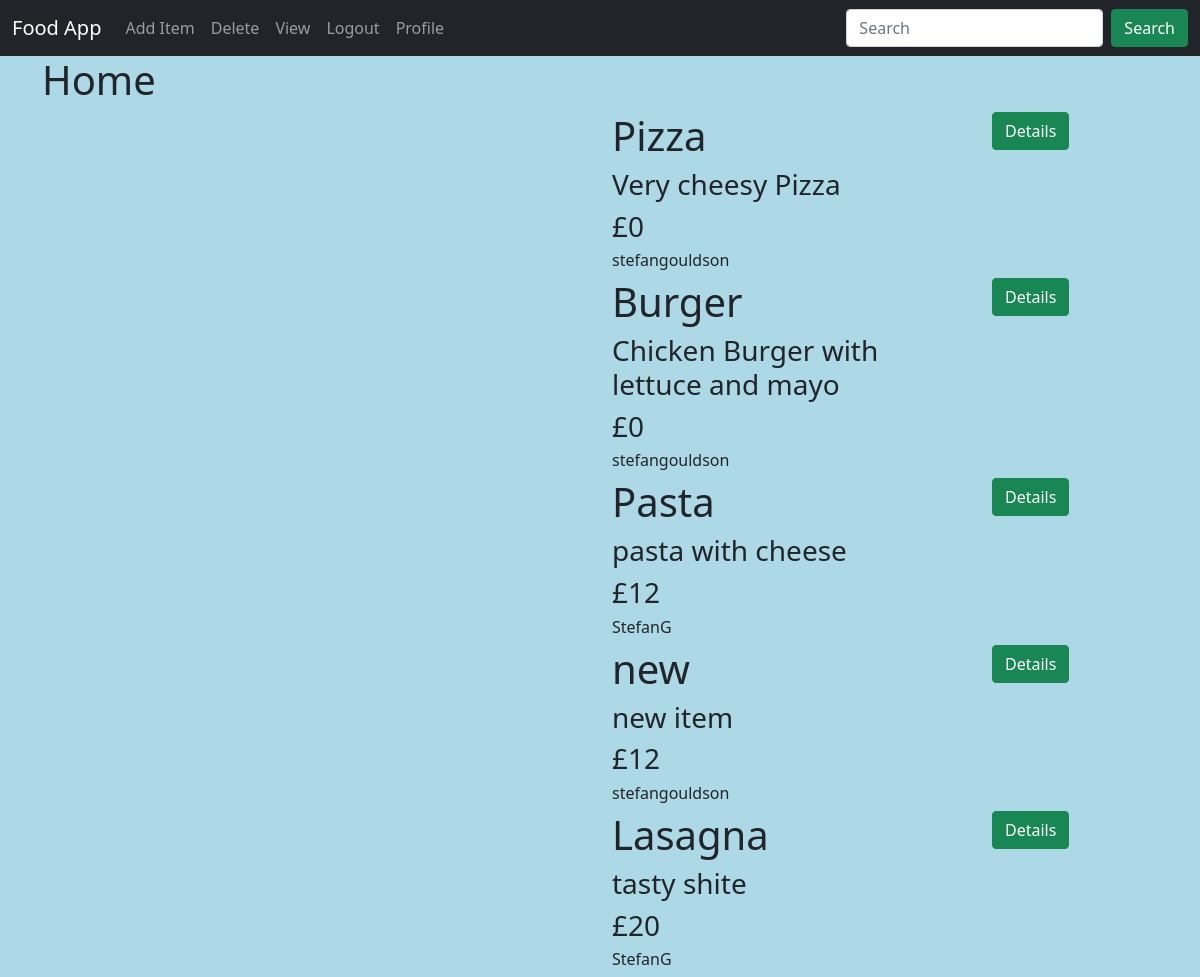
Page /food/ (signed in) on the committed database.
### food/models.py (models this page shows, shortened)
class Item(models.Model):
    user_name = models.ForeignKey(User, on_delete=models.CASCADE, default=1)
    item_name = models.CharField(max_length=200)
    item_desc = models.CharField(max_length=200)
    item_price = models.IntegerField()
    item_image = models.CharField(max_length=500, default="https://platerate.com/images/tempfoodnotext.png")

### food/views.py (the view)
# urls.py: path('', views.IndexClassView.as_view(), name='index'),
class IndexClassView(ListView):
    model = Item
    template_name = 'food/index.html'
    context_object_name = 'item_list'

### food/templates/food/index.html (shortened to what this page needs)
{% extends 'food/base.html' %}
{% block body %}
    <h1>Home</h1>
        <div class="row">
        {% for item in item_list %}
        <div class="col-6 mb-2">
        </div>
        <div class="col-4">
            <h1>{{item.item_name}}</h1>
            <h3>{{item.item_desc}}</h3>
            <h3>£{{item.item_price}}</h3>
            <h6>{{ item.user_name }}</h6>
        </div>
        <div class="col-2">
            <a class="btn btn-success" href="{% url 'food:detail' item.id %}">Details</a>
        </div>
        {% endfor %}
        </div>
{% endblock %}

### food/static/food/styles.css (style rules this page uses)
body { background-color: lightblue; }

### rows in the picture
Item: item_name "Pizza", item_desc "Very cheesy Pizza", item_price "0", user_name "stefangouldson"
Item: item_name "Burger", item_desc "Chicken Burger with lettuce and mayo", item_price "0", user_name "stefangouldson"
Item: item_name "Pasta", item_desc "pasta with cheese", item_price "12", user_name "StefanG"
Item: item_name "new", item_desc "new item", item_price "12", user_name "stefangouldson"
Item: item_name "Lasagna", item_desc "tasty shite", item_price "20", user_name "StefanG"
